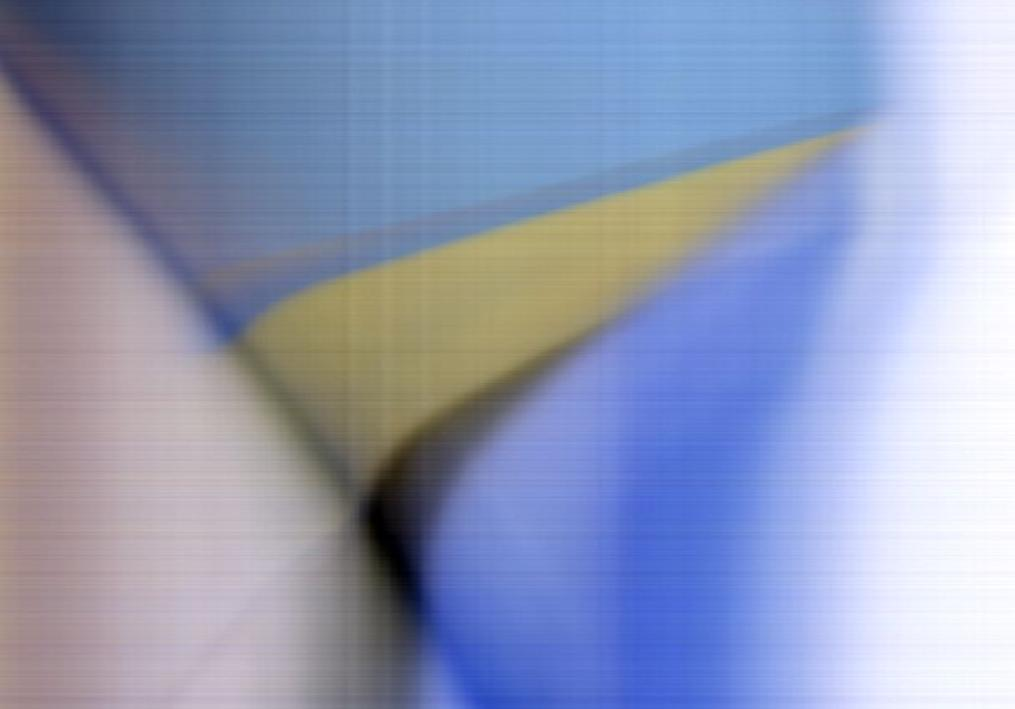
#> input picture im1_tp2.jpg, 1015 x 709 px, found by its file name
$ python tp2_analisis_numerico.py
#> lines starting #> are read from the running program, lines starting #| are printed output that depends on the picture; after the words box and inside, x2 and y2 are one past the last pixel; in counts of white or black regions, pixels touching at a corner belong together; long printed decimals are rounded
import cv2
import numpy as np

def process_image(img):
    # Convertir la imagen de BGR a HSV
    hsv = cv2.cvtColor(img, cv2.COLOR_BGR2HSV)

    #Convertir la imagen de BGR a escala de grises, no se utiliza pero puede resultar util
    gris = cv2.cvtColor(img, cv2.COLOR_BGR2GRAY)

    # Definir los umbrales para el color amarillo
    umbral_amarillo_inferior = np.array([20, 50, 50])
    umbral_amarillo_superior = np.array([30, 255, 255])

    # Crear la máscara
    mascara = cv2.inRange(hsv, umbral_amarillo_inferior, umbral_amarillo_superior)

    # Aplicar la máscara al canal de saturación
    canal_s = hsv[:,:,2]
    mascara_s = cv2.bitwise_and(canal_s, canal_s, mask=mascara)

    # Usar el algoritmo de Canny para detectar los bordes
    bordes = cv2.Canny(mascara_s, 50, 150)

    cv2.imshow('Máscara de Canny', bordes)

    # Crear un elemento estructurante
    kernel = cv2.getStructuringElement(cv2.MORPH_RECT, (3,3))

    # Dilatar los bordes
    dilatado = cv2.dilate(bordes, kernel, iterations=1)

    # Aplicar una operación de cierre
    cerrado = cv2.morphologyEx(dilatado, cv2.MORPH_CLOSE, kernel, iterations=1)

    # Encontrar los contornos
    contornos, _ = cv2.findContours(cerrado.astype(np.uint8), cv2.RETR_EXTERNAL, cv2.CHAIN_APPROX_SIMPLE)

    # Llenar los contornos
    rellenado = cv2.drawContours(cerrado, contornos, -1, (255,255,255), thickness=cv2.FILLED)

    # Calcular el área de cada contorno
    areas = [cv2.contourArea(cnt) for cnt in contornos]

    # Calcular el área total del color amarillo
    area_total_amarilla = sum(areas)

    # Calcular el área total de la imagen
    area_total_imagen = img.shape[0] * img.shape[1]

    # Calcular el área del color amarillo con respecto al área total de la imagen
    porcentaje_amarillo = (area_total_amarilla / area_total_imagen) * 100

    print(f'El área de color amarillo representa el {porcentaje_amarillo}% del área total de la imagen.')

    # Sumar todas las intensidades de estos píxeles para obtener la intensidad total del color amarillo
    intensidad_amarilla_total = np.sum(mascara_s)

    print(f'La intensidad total del color amarillo es { intensidad_amarilla_total}.')

    return rellenado, intensidad_amarilla_total

# Procesar las dos imágenes
img1 = cv2.imread('C:/Users/mpivi/OneDrive/Escritorio/TP2_analisis numerico/im1_tp2.jpg') #carpeta im1
#> img1 is the input picture: shape (709, 1015, 3); mean B, G, R 183.5, 153.8, 144.7
img2 = cv2.imread('C:/Users/mpivi/OneDrive/Escritorio/TP2_analisis numerico/im2_tp2.jpg') #carpeta im2
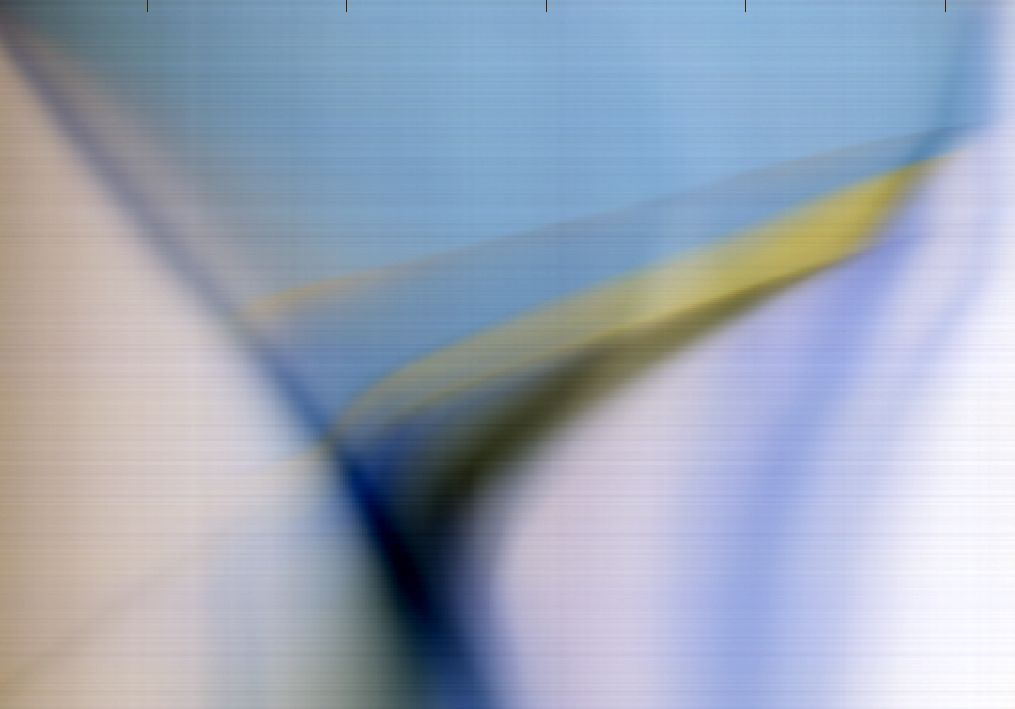
#> input picture im2_tp2.jpg, 1015 x 709 px, found by its file name
#> img2 is the input picture: shape (709, 1015, 3); mean B, G, R 184.8, 166.9, 156.3

rellenado1,intensidad1 = process_image(img1)
#> in process_image, `hsv = cv2.cvtColor(img, cv2.COLOR_BGR2HSV)`: hsv: shape (709, 1015, 3); mean H, S, V 105.6, 72.4, 190.6
#> in process_image, `mascara = cv2.inRange(hsv, umbral_amarillo_inferior, umbral_amarillo_s..`:
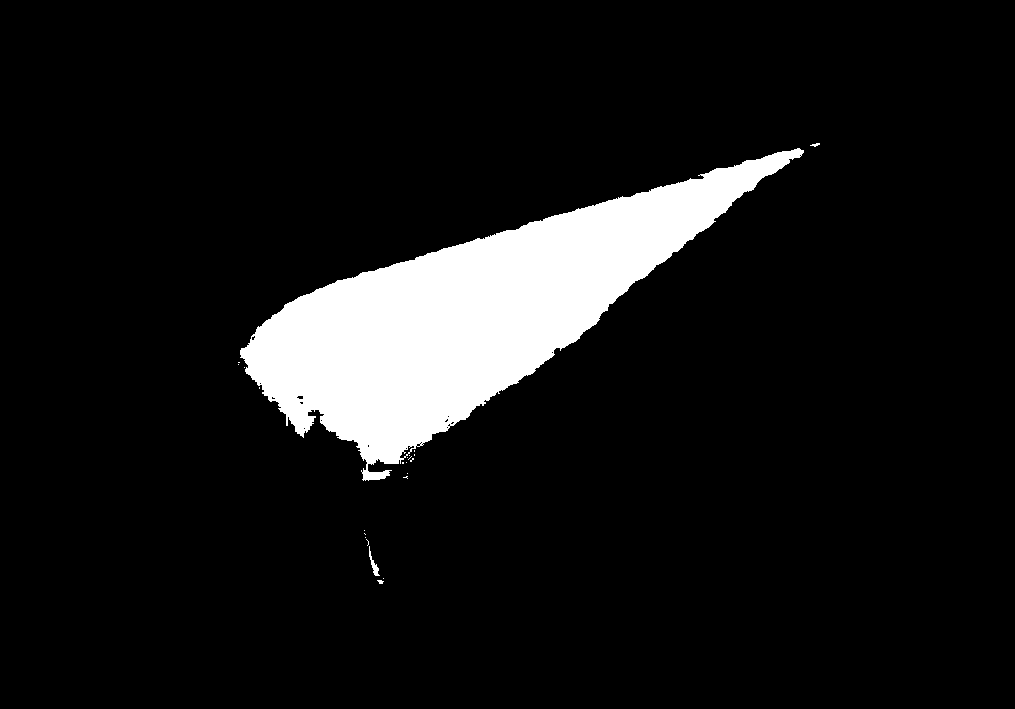
#> mascara: shape (709, 1015); 9% white; 23 white regions (20 under 20 px), largest, box (x1, y1, x2, y2) and area: (240, 148, 804, 481) 64656, (369, 546, 380, 576) 99, (810, 143, 820, 147) 22
#> in process_image, `bordes = cv2.Canny(mascara_s, 50, 150)`: bordes: shape (709, 1015); 0.27% white in thin lines or dots, all inside (x1, y1, x2, y2) = (237, 142, 820, 584)
#> in process_image, `dilatado = cv2.dilate(bordes, kernel, iterations=1)`: dilatado: shape (709, 1015); 0.92% white; 7 white regions (1 under 20 px), largest, box (x1, y1, x2, y2) and area: (236, 147, 805, 482) 6072, (365, 540, 385, 585) 306, (808, 141, 821, 148) 70, (401, 471, 410, 480) 58, (296, 394, 304, 400) 43, (366, 443, 371, 449) 28
#> in process_image, `cerrado = cv2.morphologyEx(dilatado, cv2.MORPH_CLOSE, kernel, iteratio..`: cerrado: shape (709, 1015); 0.93% white; 6 white regions
#> in process_image, `contornos, _ = cv2.findContours(cerrado.astype(np.uint8), cv2.RETR_EXT..`: contornos = 4 contours; box (x1, y1, x2, y2) and area: (236, 147, 805, 482) 66914, (365, 540, 385, 585) 264, (808, 141, 821, 148) 54, (401, 471, 410, 480) 44
#> in process_image, `rellenado = cv2.drawContours(cerrado, contornos, -1, (255,255,255), th..`: rellenado: shape (709, 1015); 9.5% white; 4 white regions, box (x1, y1, x2, y2) and area: (236, 147, 805, 482) 67625, (365, 540, 385, 585) 318, (808, 141, 821, 148) 70, (401, 471, 410, 480) 58
#> in process_image, `areas = [cv2.contourArea(cnt) for cnt in contornos]`: areas = [264.5, 43.5, 66914.5, 54.5]
#> in process_image, `area_total_amarilla = sum(areas)`: area_total_amarilla = 67277
#> in process_image, `porcentaje_amarillo = (area_total_amarilla / area_total_imagen) * 100`: porcentaje_amarillo = 9.35
#| El área de color amarillo representa el 9.349% del área total de la imagen.
#> in process_image, `intensidad_amarilla_total = np.sum(mascara_s)`: intensidad_amarilla_total = 10088451
#| La intensidad total del color amarillo es 10088451.
#> intensidad1 = 10088451
rellenado2,intensidad2 = process_image(img2)
#> in process_image (call 2), `hsv = cv2.cvtColor(img, cv2.COLOR_BGR2HSV)`: hsv: shape (709, 1015, 3); mean H, S, V 94.3, 57.9, 190.6
#> in process_image (call 2), `gris = cv2.cvtColor(img, cv2.COLOR_BGR2GRAY)`:
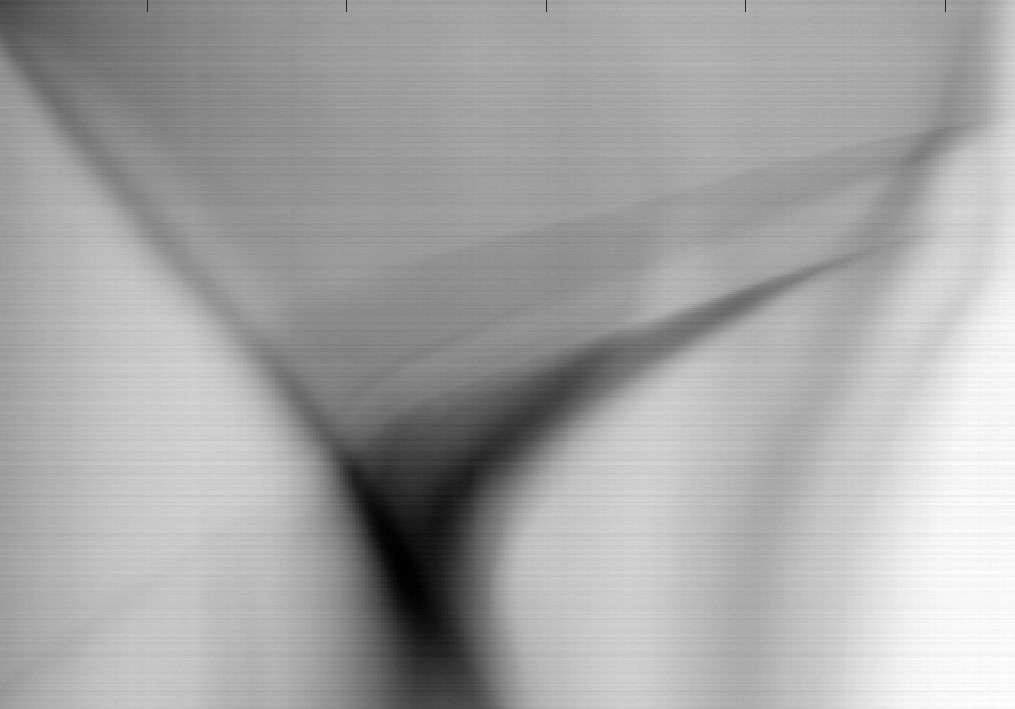
#> gris: shape (709, 1015); min 1, max 255, mean 165.7
#> in process_image (call 2), `mascara = cv2.inRange(hsv, umbral_amarillo_inferior, umbral_amarillo_s..`: mascara: shape (709, 1015); 3% white; 8 white regions (7 under 20 px), largest, box (x1, y1, x2, y2) and area: (542, 169, 918, 417) 21603
#> in process_image (call 2), `canal_s = hsv[:,:,2]`:
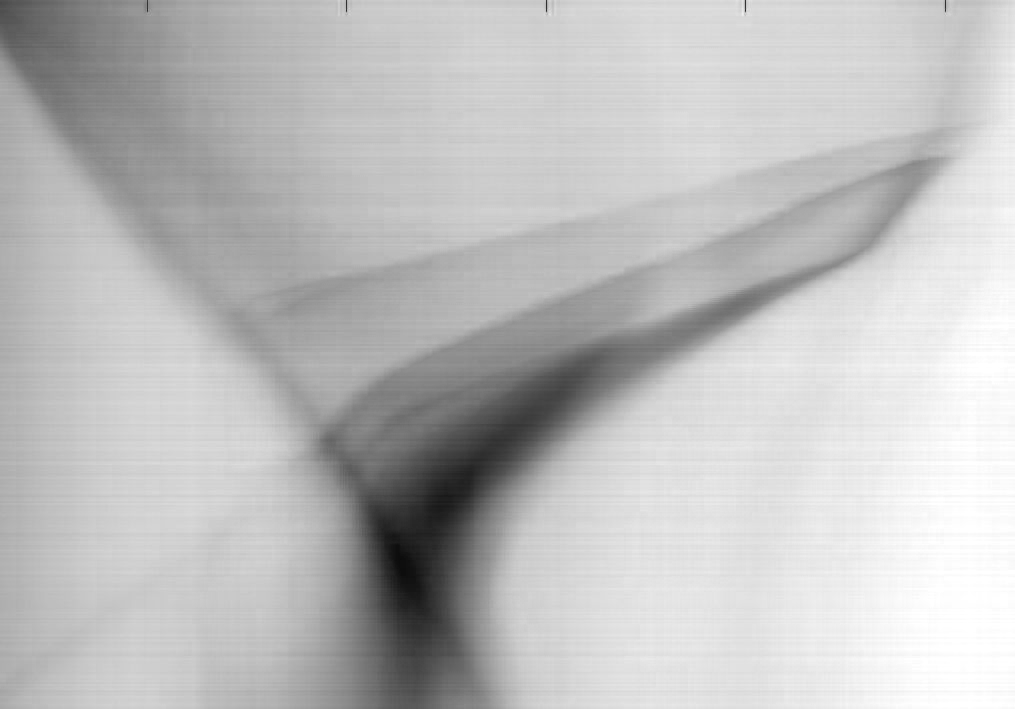
#> canal_s: shape (709, 1015); min 11, max 255, mean 190.6
#> in process_image (call 2), `bordes = cv2.Canny(mascara_s, 50, 150)`: bordes: shape (709, 1015); 0.18% white in thin lines or dots, all inside (x1, y1, x2, y2) = (525, 169, 918, 417)
#> in process_image (call 2), `dilatado = cv2.dilate(bordes, kernel, iterations=1)`:
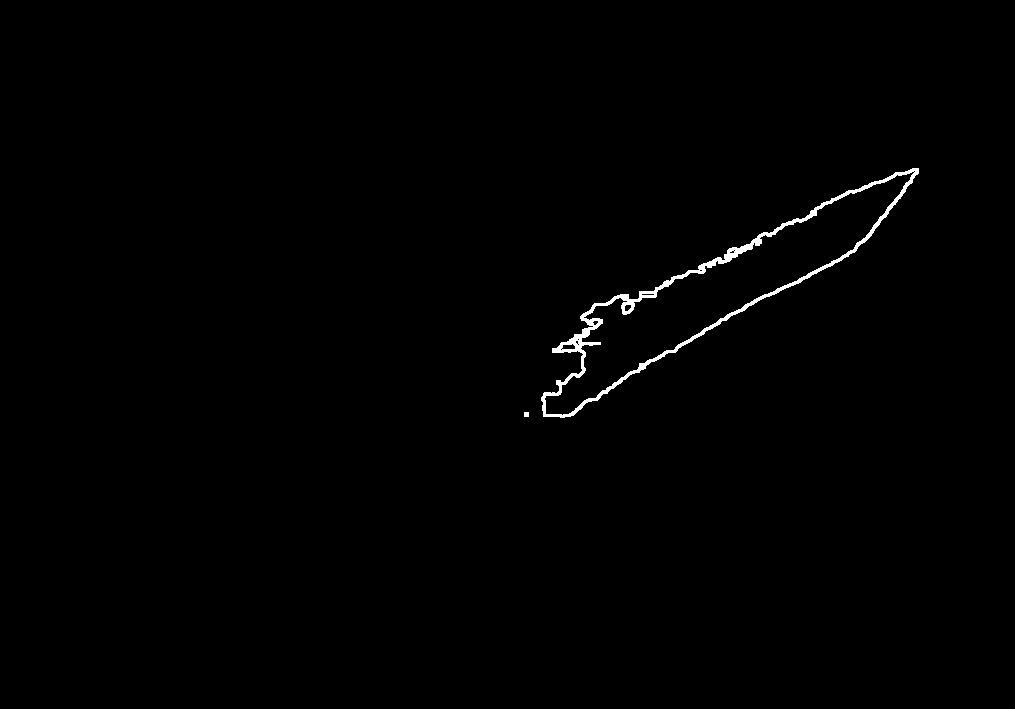
#> dilatado: shape (709, 1015); 0.63% white; 2 white regions, box (x1, y1, x2, y2) and area: (541, 168, 919, 418) 4525, (524, 412, 529, 417) 25
#> in process_image (call 2), `cerrado = cv2.morphologyEx(dilatado, cv2.MORPH_CLOSE, kernel, iteratio..`: cerrado: shape (709, 1015); 0.65% white; 2 white regions
#> in process_image (call 2), `contornos, _ = cv2.findContours(cerrado.astype(np.uint8), cv2.RETR_EXT..`: contornos = 2 contours, 1 with area under 20; largest, box (x1, y1, x2, y2) and area: (541, 168, 919, 418) 23365
#> in process_image (call 2), `rellenado = cv2.drawContours(cerrado, contornos, -1, (255,255,255), th..`:
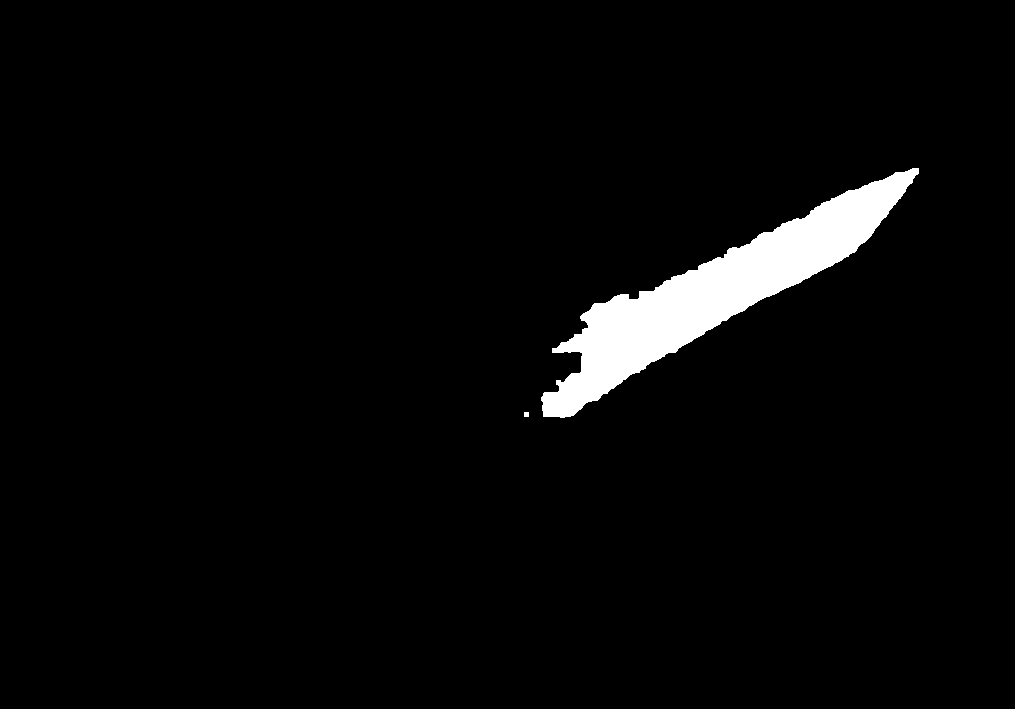
#> rellenado: shape (709, 1015); 3.3% white; 2 white regions, box (x1, y1, x2, y2) and area: (541, 168, 919, 418) 23853, (524, 412, 529, 417) 25
#> in process_image (call 2), `areas = [cv2.contourArea(cnt) for cnt in contornos]`: areas = [16, 23365]
#> in process_image (call 2), `area_total_amarilla = sum(areas)`: area_total_amarilla = 23381
#> in process_image (call 2), `porcentaje_amarillo = (area_total_amarilla / area_total_imagen) * 100`: porcentaje_amarillo = 3.25
#| El área de color amarillo representa el 3.249% del área total de la imagen.
#> in process_image (call 2), `intensidad_amarilla_total = np.sum(mascara_s)`: intensidad_amarilla_total = 3304783
#| La intensidad total del color amarillo es 3304783.
#> intensidad2 = 3304783

cv2.imshow('Imagen rellena 1', rellenado1)
cv2.imshow('Imagen rellena 2', rellenado2)

if(intensidad1 > intensidad2):
    print("La primera imagen tiene más cantidad de muestra.")
elif(intensidad1 < intensidad2):
    print("La segunda imagen tiene más cantidad de muestra.")
else:
    print("Las dos imágenes tienen la misma cantidad de muestra.")

cv2.waitKey(0)
